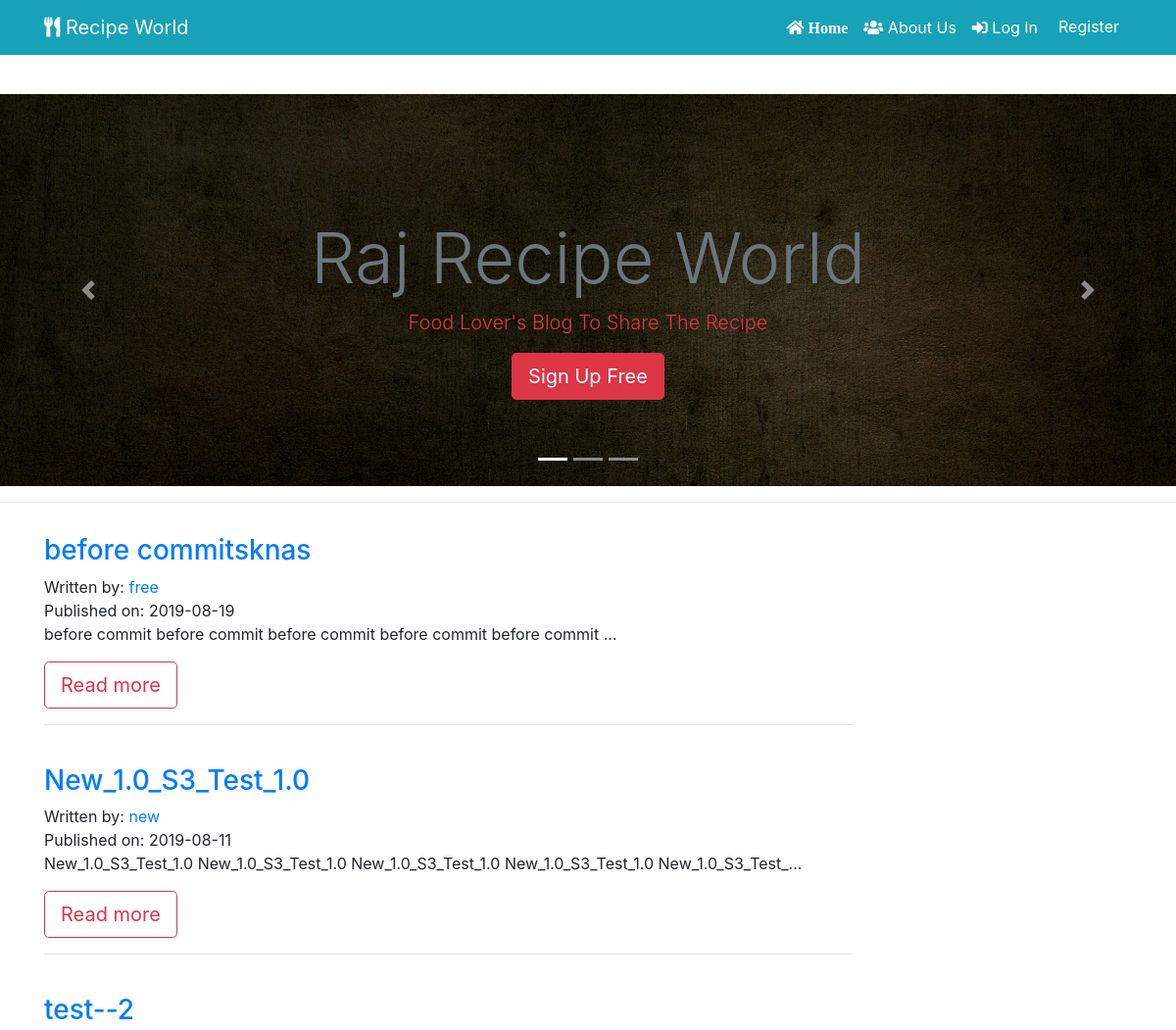
Before: / (upper part) with the older database file.
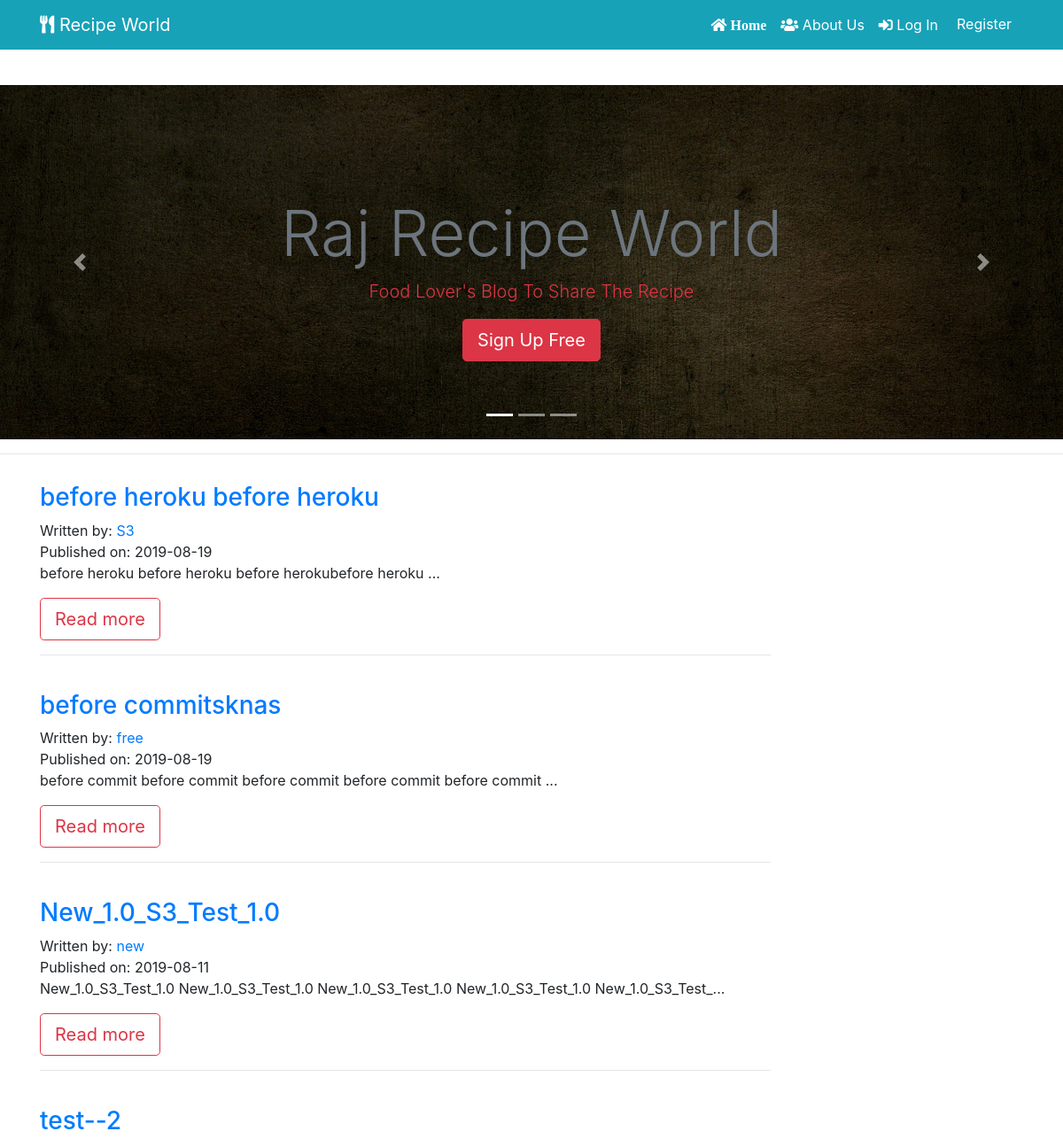
After: the same page with the newer database file.
### recipe_app/models.py (models this page shows, shortened)
class RecipePost(db.Model):
    __searchable__ = ['recipe_name']
    users = db.relationship(User)
    id = db.Column(db.Integer, primary_key=True)
    user_id = db.Column(db.Integer, db.ForeignKey('users.id'), nullable=False)
    date = db.Column(db.DateTime, nullable=False, default=datetime.utcnow)
    recipe_image = db.Column(db.String(128), default=None, nullable=True)
    recipe_name = db.Column(db.String(164), nullable=False)
    course = db.Column(db.String(164), nullable=False)
    food_category = db.Column(db.String(164), nullable=False)
    cuisine = db.Column(db.String(164), nullable=False)
    prep_time = db.Column(db.String(164), nullable=False)
    cook_time = db.Column(db.String(164), nullable=False)
    allergens = db.Column(db.String(164), nullable=False)
    serving = db.Column(db.String(164), nullable=False)
    ingredients = db.Column(db.Text, nullable=False)
    recipe_description = db.Column(db.Text, nullable=False)

class User(db.Model, UserMixin):
     __tablename__ = 'users'
     id = db.Column(db.Integer, primary_key = True)
     picture = db.Column(db.String(128), default='default_profile.png', nullable=False)
     email = db.Column(db.String(64), unique=True, index=True)
     username = db.Column(db.String(64), unique=True, index=True)
     password_hash = db.Column(db.String(128))
     recipe = db.relationship('RecipePost', backref='author', lazy=True)

### recipe_app/core/views.py (the view)
@core.route('/')
def index():
    page = request.args.get('page', 1, type=int)
    all_recipies_posts = RecipePost.query.order_by(RecipePost.date.desc()).paginate(page=page, per_page=10)
    return render_template('index.html', all_recipies_posts = all_recipies_posts)

### recipe_app/templates/index.html (shortened to what this page needs)
{% extends "base.html" %}
{% block content %}
  <section id="showcase" class="">
    <div id="myCarousel" class="carousel slide" data-ride="carousel">
      <ol class="carousel-indicators">
        <li data-target="#myCarousel" data-slide-to="0" class="active"></li>
        <li data-target="#myCarousel" data-slide-to="1"></li>
        <li data-target="#myCarousel" data-slide-to="2"></li>
      </ol>
      <div class="carousel-inner">
        <div class="carousel-item carousel-image-1 active">
          <div class="container">
            <div class="carousel-caption d-none d-sm-block text-center mb-5">
              <h1 class="display-3 text-secondary"> Raj Recipe World</h1>
              <p class="lead text-danger"> Food Lover's Blog To Share The Recipe </p>
              <a href="{{ url_for('users.register') }}" class="btn btn-danger btn-lg">Sign Up Free</a>
            </div>
          </div>
        </div>
      </div>
      <a href="#myCarousel" data-slide="prev" class="carousel-control-prev">
        <span class="carousel-control-prev-icon"></span>
      </a>
      <a href="#myCarousel" data-slide="next" class="carousel-control-next">
        <span class="carousel-control-next-icon"></span>
      </a>
    </div>
  </section>
  <hr>
<section id="info" class="py-3">
  <div class="container">
    {% for recipe in all_recipies_posts.items %}
    <div class="row">
      <div class="col-md-9 align-self-center">
        <h3> <a href="{{ url_for('recipe_posts.recipe_post', recipe_post_id=recipe.id) }}">{{ recipe.recipe_name }}</a> </h3>
          <p>
            Written by: <a href="{{ url_for('users.user_recipies', username = recipe.author.username) }}">{{ recipe.author.username }}</a>
            <br/>
            Published on: {{ recipe.date.strftime('%Y-%m-%d') }}
            <br/>
            {{ recipe.recipe_description[:100] }}...
            </p>
              <a href="{{ url_for('recipe_posts.recipe_post', recipe_post_id=recipe.id) }}" class="btn btn-outline-danger btn-lg">Read more</a>
              <hr>
               <br/>
          </div>
            <div class="col-md-3">
             </div>
           </div>
           {% endfor %}
  </div>
</section>
{% endblock %}

### recipe_app/templates/base.html (shortened to what this page needs)
<!DOCTYPE html>
<html lang="en">
  <head>
      <link rel="stylesheet" href="https://stackpath.bootstrapcdn.com/bootstrap/4.3.1/css/bootstrap.min.css">
      <link type="text/css" rel="stylesheet" href="{{ url_for('static', filename='css/master.css') }}"/>
      <link rel="stylesheet" href="https://use.fontawesome.com/releases/v5.3.1/css/all.css"
>
      <link rel="stylesheet" href="https://cdnjs.cloudflare.com/ajax/libs/ekko-lightbox/5.3.0/ekko-lightbox.css" />
      <link rel="stylesheet" href="https://cdnjs.cloudflare.com/ajax/libs/slick-carousel/1.9.0/slick.css" />
      <link rel="stylesheet" href="https://cdnjs.cloudflare.com/ajax/libs/slick-carousel/1.9.0/slick-theme.min.css" />
  </head>
<body>
  <header class="py-5" >
<nav class="navbar navbar-expand-sm navbar-dark bg-info fixed-top ">
    <div class="container">
      <a href="{{ url_for('core.index') }}" target="_blank" class="navbar-brand"> <i class="fas fa-utensils icon-nav"></i> Recipe World</a>
      <div class="collapse navbar-collapse" id="navbarCollapse">
         <ul class="navbar-nav ml-auto">
            <li class="nav-item active">
              <a class="nav-link text-white" href="{{ url_for('core.index') }}">
                <i class="fas fa-home icon-nav"> Home </i>
              </a>
            </li>
            <li class="nav-item">
              <a class="nav-link text-white" href="{{ url_for('core.info') }}"> <i class="fas fa-users icon-nav"></i> About Us</a>
            </li>
            {% if current_user.is_authenticated %}
            <li class="nav-item">
                <a class="nav-link text-white" href="{{ url_for('users.logout') }}"> <i class="fas fa-sign-out-alt icon-nav"></i> Log Out </a>
            </li>
            <li class="nav-item">
                <a class="nav-link text-white" href="{{ url_for('users.account') }}">
                  <i class="fas fa-user icon-nav"> </i> Profile </a>
            </li>
            <li class="nav-item">
                <a class="nav-link text-white" href="{{ url_for('recipe_posts.create_recipe') }}">
                  <i class="fas fa-plus icon-nav"></i> Add Recipe</a>
            </li>
             <li class="nav-item">
                <a class="nav-link text-white" href="{{ url_for('users.user_recipies' , username=current_user.username) }}"> <i class="fas fa-user-circle icon-nav"> </i> {{ current_user }} </a>
              </li>
              {% else %}
              <li class="nav-item">
                  <a class="nav-link text-white" href="{{ url_for('users.login') }}"> <i class="fas fa-sign-in-alt icon-nav"></i> Log In </a>
              </li>
              <li class="nav-item">
                  <a href="{{ url_for('users.register') }}" class="btn btn-info btn-md">
                   Register
                </a>
              </li>
              {% endif %}
    </ul>
    </div>
   </div>
  </nav>
 </header>
  {% block content %}
  {% endblock %}
  </body>
</html>

### recipe_app/static/css/master.css (style rules this page uses)
.carousel-item { height: 400px; width: 100% !important; background-position: center; -webkit-background-size: cover; -moz-background-size: cover; background-size: cover; -o-background-size: cover; }
.carousel-image-1 { background: url('../img/cook-3_1920.jpg'); background-size: cover; }

Changed rows visible on the page:
added RecipePost: recipe_name "before heroku before heroku", author.username "S3", date "2019-08-19", recipe_description "before heroku before heroku before herokubefore heroku"
